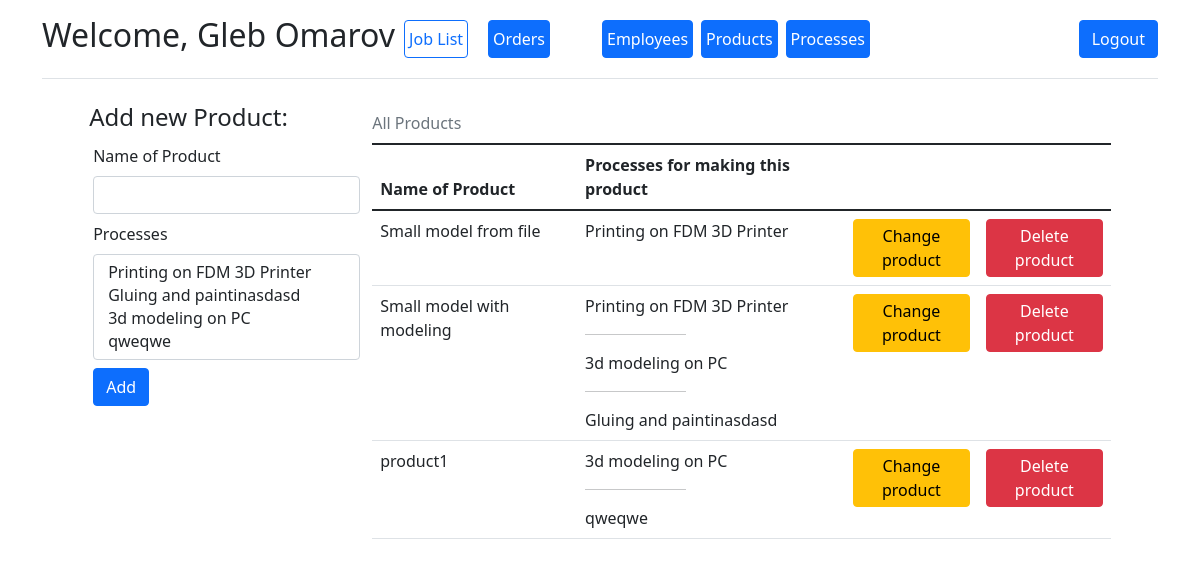
The page /add_product (signed in) on the database as committed earlier.
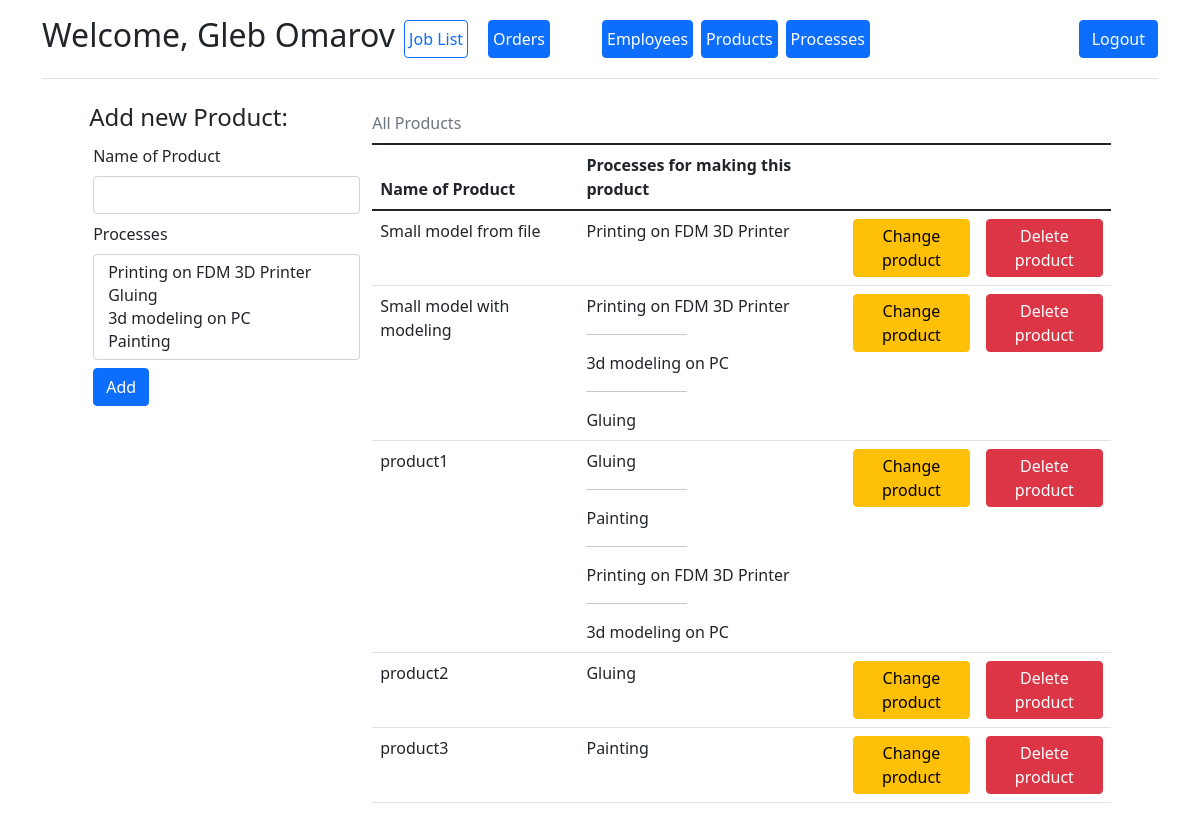
The same page on the database as committed later.
### app/models.py (models this page shows)
class Employee(db.Model, UserMixin):
    id = db.Column(db.Integer, primary_key=True, nullable=False, autoincrement=True)
    first_name = db.Column("First name", db.String)
    last_name = db.Column("Last name", db.String)
    user_name = db.Column("Username", db.String, unique=True)
    password = db.Column("Password", db.String)
    admin = db.Column("Administrator", db.Boolean, default=False)
    processes = db.relationship('Process', backref='employee', lazy='dynamic')

class Product(db.Model):
    product_id = db.Column(db.Integer, primary_key=True, nullable=False, autoincrement=True)
    name = db.Column("Name", db.String)
    processes = db.relationship("Process", secondary=product_processes, back_populates="products")
    orders = db.relationship("Order", secondary=orders_products, back_populates="products")

class Process(db.Model):
    process_id = db.Column(db.Integer, primary_key=True, nullable=False, autoincrement=True)
    name = db.Column("Name", db.String)
    responsible_employee = db.Column(db.Integer, db.ForeignKey('employee.id'))
    products = db.relationship("Product", secondary=product_processes, back_populates="processes")
    processes_in_order = db.relationship('ProcessInOrder', backref='Process', lazy='dynamic')

### app/routes.py (the view, shortened to what this page needs)
@process_app.route('/add_product', methods=['get', 'post'])
@login_required
def add_product():
    if not current_user.admin:
        return redirect(url_for('dashboard'))
    table = models.Product.query.all()
    form = AddProduct()
    form.processes.choices = [
        (process.process_id, process.name) for process in models.Process.query.all()
    ]
    return render_template('add_product.html', form=form, table=table)

### app/forms.py
class AddProduct(FlaskForm):
    name = StringField("Name of Product", validators=[InputRequired()])
    processes = SelectMultipleField("Processes")
    submit = SubmitField()

### app/__init__.py (called while the page is built)
@login_manager.user_loader
def load_user(user_id):
    return Employee.query.get(int(user_id))

### app/templates/add_product.html (shortened to what this page needs)
{% extends "base.html" %}
{% block content %}
<div class="container">
    <div class="row g-3 justify-content-md-center">
        <form action="" method="post" class="col-3">
            <h4>Add new Product:</h4>
            {{ form.name.label(class="form-label m-1") }}
            {{ form.name(class="form-control m-1") }}
            {{ form.processes.label(class="form-label m-1") }}
            {{ form.processes(class="form-select m-1", size=4, multiple=True) }}
            {{ form.submit(class="btn btn-primary m-1", value="Add") }}
        </form>
        <div class="col-8">
            <table class="table table-hover">
                <caption class="caption-top">All Products</caption>
                <thead>
                <tr>
                    <th scope="col">Name of Product</th>
                    <th scope="col">Processes for making this product</th>
                    <th scope="col" style="width:18%;"></th>
                    <th scope="col" style="width:18%;"></th>
                </tr>
                </thead>
                <tbody>
                {% for product in table %}
                <tr>
                    <td>{{ product.name }}</td>
                    <td>
                        {% for process in product.processes %}
                        {{ process.name }}
                        {% if loop.index < product.processes|length %}
                        <br>
                        <hr width="40%">
                        {% endif %}
                        {% endfor %}
                    </td>
                    <td>
                        <button type="button" onclick="change_product('{{product.product_id}}','{{product.name}}',[{% for process in product.processes %}
                                                                                       {{ process.process_id }},
                                                                                       {% endfor %}])"
                                class="btn btn-warning p-1" data-bs-toggle="modal" data-bs-target="#form_div">Change
                            product
                        </button>
                    </td>
                    <td>
                        <a href="{{ url_for('remove_product', product_id=product.product_id) }}"
                           class="btn btn-danger p-1">Delete
                            product</a>
                    </td>
                </tr>
                {% endfor %}
                </tbody>
            </table>
        </div>
    </div>
</div>
{% endblock %}

### app/templates/base.html (shortened to what this page needs)
<!DOCTYPE html>
<html lang="en">
<head>
    <link href="https://cdn.jsdelivr.net/npm/bootstrap@5.1.3/dist/css/bootstrap.min.css" rel="stylesheet"
>
    <link href="{{ url_for('static', filename='style.css') }}" rel="stylesheet">
</head>
<body>
{% include "navbar.html" %}
{% block content %}
{% endblock %}
</body>
</html>

### app/templates/navbar.html
<div class="container">
    <header class="d-flex flex-wrap align-items-center justify-content-center justify-content-md-between py-3 mb-4 border-bottom">
    {% if current_user.is_authenticated %}
    <h2>Welcome, {{ current_user.first_name}} {{ current_user.last_name}}</h2>
    {% endif %}
    {% if current_user.is_authenticated and current_user.admin %}
    <ul class="nav col-12 col-md-auto mb-2 justify-content-center mb-md-0">
        <li><a href="{{ url_for('dashboard') }}" class="px-1 mx-1 btn btn-outline-primary">Job List</a></li>
        <li><a href="{{ url_for('add_order') }}" class="px-1 ms-3 me-5 btn btn-primary">Orders</a></li>
        <li><a href="{{ url_for('add_user') }}" class="px-1 mx-1 btn btn-primary">Employees</a></li>
        <li><a href="{{ url_for('add_product') }}" class="px-1 mx-1 btn btn-primary">Products</a></li>
        <li><a href="{{ url_for('add_process') }}" class="px-1 mx-1 btn btn-primary">Processes</a></li>
    </ul>
    {% endif %}
    <div class="col-md-3 text-end">
        {% if current_user.is_authenticated %}
        <a href="{{ url_for('logout') }}" class="btn btn-primary">Logout</a>
        {% else %}
        <a href="{{ url_for('login') }}" class="btn btn-outline-primary me-2">Login</a>
        {% endif %}
    </div>
</header>
</div>

Rows that differ between the two databases and show on the page:
changed Process: name "Gluing and paintinasdasd" → "Gluing"
changed Product "product1": gains Process (name "Gluing"); gains Process (name "Printing on FDM 3D Printer")
changed Process: name "qweqwe" → "Painting"; moves up the list
added Product: name "product2", Process (name "Gluing")
added Product: name "product3", Process (name "Painting")
Other text that changed with them:
form field processes: "Printing on FDM 3D Printer / Gluing and paintinasdasd / 3d modeling on PC / qweqwe" → "Printing on FDM 3D Printer / Gluing / 3d modeling on PC / Painting"
